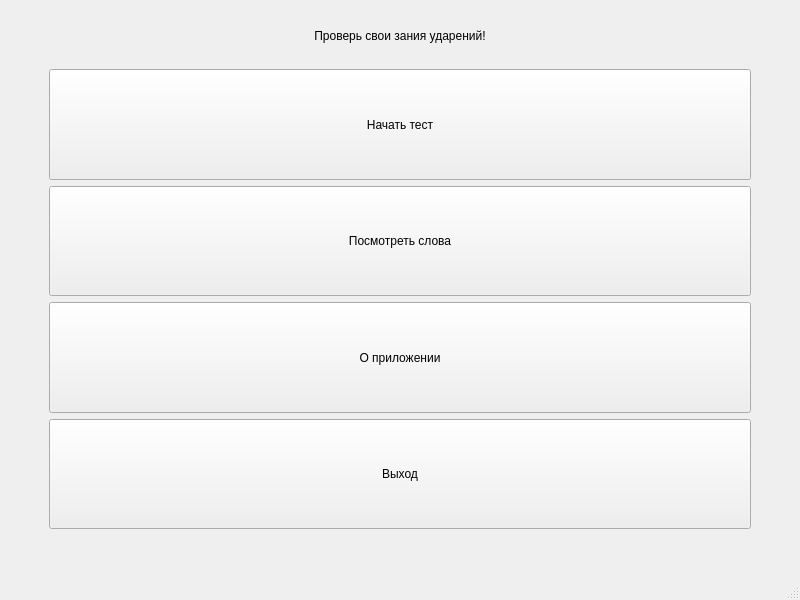
<?xml version="1.0" encoding="UTF-8"?>
<ui version="4.0">
 <class>MainMenu</class>
 <widget class="QMainWindow" name="MainMenu">
  <property name="geometry">
   <rect>
    <x>0</x>
    <y>0</y>
    <width>800</width>
    <height>600</height>
   </rect>
  </property>
  <property name="windowTitle">
   <string>MainMenu</string>
  </property>
  <widget class="QWidget" name="centralwidget">
   <layout class="QGridLayout" name="gridLayout_2">
    <item row="1" column="1">
     <widget class="QLabel" name="label">
      <property name="sizePolicy">
       <sizepolicy hsizetype="Preferred" vsizetype="Fixed">
        <horstretch>0</horstretch>
        <verstretch>45</verstretch>
       </sizepolicy>
      </property>
      <property name="text">
       <string>Проверь свои зания ударений!</string>
      </property>
      <property name="textFormat">
       <enum>Qt::AutoText</enum>
      </property>
      <property name="alignment">
       <set>Qt::AlignCenter</set>
      </property>
      <property name="wordWrap">
       <bool>false</bool>
      </property>
     </widget>
    </item>
    <item row="2" column="1">
     <spacer name="verticalSpacer_3">
      <property name="orientation">
       <enum>Qt::Vertical</enum>
      </property>
      <property name="sizeType">
       <enum>QSizePolicy::Fixed</enum>
      </property>
      <property name="sizeHint" stdset="0">
       <size>
        <width>20</width>
        <height>20</height>
       </size>
      </property>
     </spacer>
    </item>
    <item row="5" column="1">
     <spacer name="verticalSpacer_2">
      <property name="orientation">
       <enum>Qt::Vertical</enum>
      </property>
      <property name="sizeType">
       <enum>QSizePolicy::Fixed</enum>
      </property>
      <property name="sizeHint" stdset="0">
       <size>
        <width>40</width>
        <height>40</height>
       </size>
      </property>
     </spacer>
    </item>
    <item row="3" column="2">
     <spacer name="horizontalSpacer">
      <property name="orientation">
       <enum>Qt::Horizontal</enum>
      </property>
      <property name="sizeType">
       <enum>QSizePolicy::Fixed</enum>
      </property>
      <property name="sizeHint" stdset="0">
       <size>
        <width>40</width>
        <height>40</height>
       </size>
      </property>
     </spacer>
    </item>
    <item row="3" column="1" rowspan="2">
     <layout class="QVBoxLayout" name="verticalLayout">
      <property name="sizeConstraint">
       <enum>QLayout::SetNoConstraint</enum>
      </property>
      <item>
       <widget class="QPushButton" name="StartButton">
        <property name="sizePolicy">
         <sizepolicy hsizetype="Preferred" vsizetype="Preferred">
          <horstretch>0</horstretch>
          <verstretch>0</verstretch>
         </sizepolicy>
        </property>
        <property name="text">
         <string>Начать тест</string>
        </property>
       </widget>
      </item>
      <item>
       <widget class="QPushButton" name="ShowAllWorldsButton">
        <property name="sizePolicy">
         <sizepolicy hsizetype="Minimum" vsizetype="Preferred">
          <horstretch>0</horstretch>
          <verstretch>0</verstretch>
         </sizepolicy>
        </property>
        <property name="text">
         <string>Посмотреть слова</string>
        </property>
       </widget>
      </item>
      <item>
       <widget class="QPushButton" name="AboutButton">
        <property name="sizePolicy">
         <sizepolicy hsizetype="Minimum" vsizetype="Preferred">
          <horstretch>0</horstretch>
          <verstretch>0</verstretch>
         </sizepolicy>
        </property>
        <property name="text">
         <string>О приложении</string>
        </property>
       </widget>
      </item>
      <item>
       <widget class="QPushButton" name="ExitButton">
        <property name="sizePolicy">
         <sizepolicy hsizetype="Minimum" vsizetype="Preferred">
          <horstretch>0</horstretch>
          <verstretch>0</verstretch>
         </sizepolicy>
        </property>
        <property name="text">
         <string>Выход</string>
        </property>
       </widget>
      </item>
     </layout>
    </item>
    <item row="3" column="0">
     <spacer name="horizontalSpacer_2">
      <property name="orientation">
       <enum>Qt::Horizontal</enum>
      </property>
      <property name="sizeType">
       <enum>QSizePolicy::Fixed</enum>
      </property>
      <property name="sizeHint" stdset="0">
       <size>
        <width>40</width>
        <height>40</height>
       </size>
      </property>
     </spacer>
    </item>
    <item row="0" column="1">
     <spacer name="verticalSpacer">
      <property name="orientation">
       <enum>Qt::Vertical</enum>
      </property>
      <property name="sizeType">
       <enum>QSizePolicy::Fixed</enum>
      </property>
      <property name="sizeHint" stdset="0">
       <size>
        <width>40</width>
        <height>20</height>
       </size>
      </property>
     </spacer>
    </item>
   </layout>
  </widget>
  <widget class="QMenuBar" name="menubar">
   <property name="geometry">
    <rect>
     <x>0</x>
     <y>0</y>
     <width>800</width>
     <height>21</height>
    </rect>
   </property>
  </widget>
  <widget class="QStatusBar" name="statusbar"/>
 </widget>
 <resources/>
 <connections/>
</ui>
